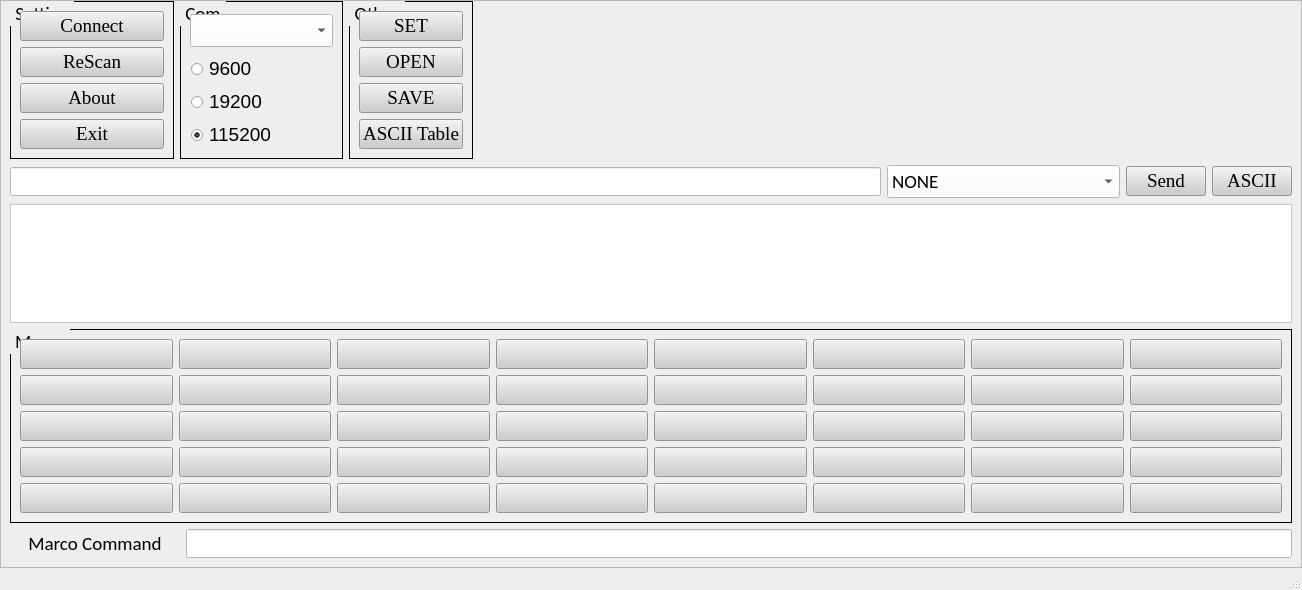
<?xml version="1.0" encoding="UTF-8"?>
<ui version="4.0">
 <class>MainWindow</class>
 <widget class="QMainWindow" name="MainWindow">
  <property name="geometry">
   <rect>
    <x>0</x>
    <y>0</y>
    <width>1302</width>
    <height>590</height>
   </rect>
  </property>
  <property name="minimumSize">
   <size>
    <width>886</width>
    <height>590</height>
   </size>
  </property>
  <property name="windowTitle">
   <string>ComportTesting_Ver. 4.0 by JiRong</string>
  </property>
  <property name="styleSheet">
   <string notr="true">QFrame{
	background-color: #EEEEEE;
}
QPushButton{
	background-color: 	#CCCCCC;
	color: rgb(0, 0, 0);
	font: 75 14pt &quot;Times New Roman&quot;;
}
QPushButton:hover{
	background-color: #0078D4;
	color: rgb(255, 255, 255);
	font: 14pt &quot;Calibri&quot;;
}
QPushButton:checked{
	color: #AAAAAA;
}
QLabel{
	color: rgb(0, 0, 0);
background-color: #EEEEEE;
	font: 75 14pt &quot;Calibri&quot;;
}
QComboBox{
	color: rgb(0, 0, 0);
	background-color: #FFFFFF;
	font: 14pt &quot;Calibri&quot;;
}
QGroupBox{
	color: rgb(0, 0, 0);
	background-color: #EEEEEE;
	font: 75 14pt &quot;Calibri&quot;;
	border: 1px solid black;
	margin-top: 3ex;
}
QGroupBox::title {
    subcontrol-origin: margin;
    subcontrol-position: top left; /* position at the top center */
    padding: 0 3px;
}
QRadioButton{
	color:rgb(0,0,0);
}
QRadioButton::indicator{
	width: 13px;
    height: 13px;
}
QRadioButton::indicator:checked:hover {
	color: #C7CCD7;
}
QTextEdit{
	background-color: #FFFFFF;
	color: rgb(0, 0, 0);
	border-width: 2px;
	border-color: rgb(0, 0, 0);
}
QLineEdit{
	background-color: #FFFFFF;
	color: rgb(0, 0, 0);
	border-width: 2px;
	border-color: rgb(0, 0, 0);
}
QLineEdit:hover{
	border: 1px solid blue; 
	background-color: #FFFFFF;
}
QDoubleSpinBox{
color: rgb(255, 255, 255);
background-color: #C7CCD7;
}
QDoubleSpinBox:hover{
background-color: #C7CCD7;
}</string>
  </property>
  <widget class="QWidget" name="centralwidget">
   <layout class="QVBoxLayout" name="verticalLayout">
    <property name="spacing">
     <number>0</number>
    </property>
    <property name="margin">
     <number>0</number>
    </property>
    <item>
     <widget class="QFrame" name="frame">
      <property name="frameShape">
       <enum>QFrame::StyledPanel</enum>
      </property>
      <property name="frameShadow">
       <enum>QFrame::Raised</enum>
      </property>
      <layout class="QVBoxLayout" name="verticalLayout_5">
       <property name="leftMargin">
        <number>9</number>
       </property>
       <property name="topMargin">
        <number>0</number>
       </property>
       <item>
        <layout class="QHBoxLayout" name="horizontalLayout" stretch="4,4,3,20">
         <item>
          <widget class="QGroupBox" name="groupBox">
           <property name="font">
            <font>
             <family>Calibri</family>
             <pointsize>14</pointsize>
             <weight>9</weight>
             <italic>false</italic>
             <bold>false</bold>
            </font>
           </property>
           <property name="title">
            <string>Setting</string>
           </property>
           <layout class="QVBoxLayout" name="verticalLayout_2">
            <item>
             <widget class="QPushButton" name="connect_btn">
              <property name="minimumSize">
               <size>
                <width>0</width>
                <height>0</height>
               </size>
              </property>
              <property name="font">
               <font>
                <family>Times New Roman</family>
                <pointsize>14</pointsize>
                <weight>9</weight>
                <italic>false</italic>
                <bold>false</bold>
               </font>
              </property>
              <property name="text">
               <string>Connect</string>
              </property>
              <property name="checkable">
               <bool>true</bool>
              </property>
             </widget>
            </item>
            <item>
             <widget class="QPushButton" name="rescan_btn">
              <property name="font">
               <font>
                <family>Times New Roman</family>
                <pointsize>14</pointsize>
                <weight>9</weight>
                <italic>false</italic>
                <bold>false</bold>
               </font>
              </property>
              <property name="text">
               <string>ReScan</string>
              </property>
             </widget>
            </item>
            <item>
             <widget class="QPushButton" name="show_about_btn">
              <property name="font">
               <font>
                <family>Times New Roman</family>
                <pointsize>14</pointsize>
                <weight>9</weight>
                <italic>false</italic>
                <bold>false</bold>
               </font>
              </property>
              <property name="text">
               <string>About</string>
              </property>
             </widget>
            </item>
            <item>
             <widget class="QPushButton" name="exit_btn">
              <property name="font">
               <font>
                <family>Times New Roman</family>
                <pointsize>14</pointsize>
                <weight>9</weight>
                <italic>false</italic>
                <bold>false</bold>
               </font>
              </property>
              <property name="text">
               <string>Exit</string>
              </property>
             </widget>
            </item>
           </layout>
          </widget>
         </item>
         <item>
          <widget class="QGroupBox" name="groupBox_2">
           <property name="font">
            <font>
             <family>Calibri</family>
             <pointsize>14</pointsize>
             <weight>9</weight>
             <italic>false</italic>
             <bold>false</bold>
            </font>
           </property>
           <property name="title">
            <string>Com</string>
           </property>
           <layout class="QVBoxLayout" name="verticalLayout_3">
            <item>
             <widget class="QComboBox" name="comport_combobox">
              <property name="font">
               <font>
                <family>Calibri</family>
                <pointsize>14</pointsize>
                <weight>50</weight>
                <italic>false</italic>
                <bold>false</bold>
               </font>
              </property>
             </widget>
            </item>
            <item>
             <widget class="QRadioButton" name="rate9600_rbtn">
              <property name="font">
               <font>
                <pointsize>14</pointsize>
               </font>
              </property>
              <property name="text">
               <string>9600</string>
              </property>
             </widget>
            </item>
            <item>
             <widget class="QRadioButton" name="rate19200_rbtn">
              <property name="font">
               <font>
                <pointsize>14</pointsize>
               </font>
              </property>
              <property name="text">
               <string>19200</string>
              </property>
             </widget>
            </item>
            <item>
             <widget class="QRadioButton" name="rate115200_rbtn">
              <property name="font">
               <font>
                <pointsize>14</pointsize>
               </font>
              </property>
              <property name="text">
               <string>115200</string>
              </property>
              <property name="checked">
               <bool>true</bool>
              </property>
             </widget>
            </item>
           </layout>
          </widget>
         </item>
         <item>
          <widget class="QGroupBox" name="groupBox_3">
           <property name="font">
            <font>
             <family>Calibri</family>
             <pointsize>14</pointsize>
             <weight>9</weight>
             <italic>false</italic>
             <bold>false</bold>
            </font>
           </property>
           <property name="title">
            <string>Other</string>
           </property>
           <layout class="QVBoxLayout" name="verticalLayout_4">
            <item>
             <widget class="QPushButton" name="set_marco_btn">
              <property name="font">
               <font>
                <family>Times New Roman</family>
                <pointsize>14</pointsize>
                <weight>9</weight>
                <italic>false</italic>
                <bold>false</bold>
               </font>
              </property>
              <property name="text">
               <string>SET</string>
              </property>
             </widget>
            </item>
            <item>
             <widget class="QPushButton" name="open_marco_file_btn">
              <property name="font">
               <font>
                <family>Times New Roman</family>
                <pointsize>14</pointsize>
                <weight>9</weight>
                <italic>false</italic>
                <bold>false</bold>
               </font>
              </property>
              <property name="text">
               <string>OPEN</string>
              </property>
             </widget>
            </item>
            <item>
             <widget class="QPushButton" name="save_marco_file_btn">
              <property name="font">
               <font>
                <family>Times New Roman</family>
                <pointsize>14</pointsize>
                <weight>9</weight>
                <italic>false</italic>
                <bold>false</bold>
               </font>
              </property>
              <property name="text">
               <string>SAVE</string>
              </property>
             </widget>
            </item>
            <item>
             <widget class="QPushButton" name="show_ascii_btn">
              <property name="font">
               <font>
                <family>Times New Roman</family>
                <pointsize>14</pointsize>
                <weight>9</weight>
                <italic>false</italic>
                <bold>false</bold>
               </font>
              </property>
              <property name="text">
               <string>ASCII Table</string>
              </property>
             </widget>
            </item>
           </layout>
          </widget>
         </item>
         <item>
          <spacer name="horizontalSpacer_3">
           <property name="orientation">
            <enum>Qt::Horizontal</enum>
           </property>
           <property name="sizeHint" stdset="0">
            <size>
             <width>40</width>
             <height>20</height>
            </size>
           </property>
          </spacer>
         </item>
        </layout>
       </item>
       <item>
        <layout class="QGridLayout" name="gridLayout_2">
         <item row="1" column="0">
          <widget class="QLineEdit" name="send_string_lineedit">
           <property name="font">
            <font>
             <family>Century Schoolbook</family>
             <pointsize>14</pointsize>
            </font>
           </property>
          </widget>
         </item>
         <item row="1" column="3">
          <widget class="QPushButton" name="display_chg_btn">
           <property name="font">
            <font>
             <family>Times New Roman</family>
             <pointsize>14</pointsize>
             <weight>9</weight>
             <italic>false</italic>
             <bold>false</bold>
            </font>
           </property>
           <property name="whatsThis">
            <string/>
           </property>
           <property name="text">
            <string>ASCII</string>
           </property>
          </widget>
         </item>
         <item row="1" column="1">
          <widget class="QComboBox" name="pec_choosed_combobox">
           <property name="font">
            <font>
             <family>Calibri</family>
             <pointsize>14</pointsize>
             <weight>50</weight>
             <italic>false</italic>
             <bold>false</bold>
            </font>
           </property>
           <item>
            <property name="text">
             <string>NONE</string>
            </property>
           </item>
           <item>
            <property name="text">
             <string>1Byte PEC 2's complement</string>
            </property>
           </item>
           <item>
            <property name="text">
             <string>2Byte PEC 2's complement</string>
            </property>
           </item>
          </widget>
         </item>
         <item row="1" column="2">
          <widget class="QPushButton" name="send_btn">
           <property name="font">
            <font>
             <family>Times New Roman</family>
             <pointsize>14</pointsize>
             <weight>9</weight>
             <italic>false</italic>
             <bold>false</bold>
            </font>
           </property>
           <property name="whatsThis">
            <string/>
           </property>
           <property name="text">
            <string>Send</string>
           </property>
          </widget>
         </item>
        </layout>
       </item>
       <item>
        <widget class="QTextEdit" name="reply_lineedit">
         <property name="font">
          <font>
           <pointsize>16</pointsize>
          </font>
         </property>
         <property name="readOnly">
          <bool>true</bool>
         </property>
         <property name="html">
          <string>&lt;!DOCTYPE HTML PUBLIC &quot;-//W3C//DTD HTML 4.0//EN&quot; &quot;http://www.w3.org/TR/REC-html40/strict.dtd&quot;&gt;
&lt;html&gt;&lt;head&gt;&lt;meta name=&quot;qrichtext&quot; content=&quot;1&quot; /&gt;&lt;style type=&quot;text/css&quot;&gt;
p, li { white-space: pre-wrap; }
&lt;/style&gt;&lt;/head&gt;&lt;body style=&quot; font-family:'PMingLiU'; font-size:16pt; font-weight:400; font-style:normal;&quot;&gt;
&lt;p style=&quot;-qt-paragraph-type:empty; margin-top:0px; margin-bottom:0px; margin-left:0px; margin-right:0px; -qt-block-indent:0; text-indent:0px;&quot;&gt;&lt;br /&gt;&lt;/p&gt;&lt;/body&gt;&lt;/html&gt;</string>
         </property>
        </widget>
       </item>
       <item>
        <widget class="QGroupBox" name="groupBox_4">
         <property name="font">
          <font>
           <family>Calibri</family>
           <pointsize>14</pointsize>
           <weight>9</weight>
           <italic>false</italic>
           <bold>false</bold>
          </font>
         </property>
         <property name="title">
          <string>Marco</string>
         </property>
         <layout class="QGridLayout" name="gridLayout" rowstretch="0,0,0,0,0" columnstretch="0,0,0,0,0,0,0,0">
          <item row="0" column="0">
           <widget class="QPushButton" name="marco_btn_1">
            <property name="minimumSize">
             <size>
              <width>70</width>
              <height>0</height>
             </size>
            </property>
            <property name="font">
             <font>
              <family>Times New Roman</family>
              <pointsize>14</pointsize>
              <weight>9</weight>
              <italic>false</italic>
              <bold>false</bold>
             </font>
            </property>
            <property name="text">
             <string/>
            </property>
           </widget>
          </item>
          <item row="2" column="0">
           <widget class="QPushButton" name="marco_btn_17">
            <property name="minimumSize">
             <size>
              <width>70</width>
              <height>0</height>
             </size>
            </property>
            <property name="font">
             <font>
              <family>Times New Roman</family>
              <pointsize>14</pointsize>
              <weight>9</weight>
              <italic>false</italic>
              <bold>false</bold>
             </font>
            </property>
            <property name="text">
             <string/>
            </property>
           </widget>
          </item>
          <item row="2" column="4">
           <widget class="QPushButton" name="marco_btn_21">
            <property name="minimumSize">
             <size>
              <width>70</width>
              <height>0</height>
             </size>
            </property>
            <property name="font">
             <font>
              <family>Times New Roman</family>
              <pointsize>14</pointsize>
              <weight>9</weight>
              <italic>false</italic>
              <bold>false</bold>
             </font>
            </property>
            <property name="text">
             <string/>
            </property>
           </widget>
          </item>
          <item row="0" column="2">
           <widget class="QPushButton" name="marco_btn_3">
            <property name="minimumSize">
             <size>
              <width>70</width>
              <height>0</height>
             </size>
            </property>
            <property name="font">
             <font>
              <family>Times New Roman</family>
              <pointsize>14</pointsize>
              <weight>9</weight>
              <italic>false</italic>
              <bold>false</bold>
             </font>
            </property>
            <property name="text">
             <string/>
            </property>
           </widget>
          </item>
          <item row="0" column="1">
           <widget class="QPushButton" name="marco_btn_2">
            <property name="minimumSize">
             <size>
              <width>70</width>
              <height>0</height>
             </size>
            </property>
            <property name="font">
             <font>
              <family>Times New Roman</family>
              <pointsize>14</pointsize>
              <weight>9</weight>
              <italic>false</italic>
              <bold>false</bold>
             </font>
            </property>
            <property name="text">
             <string/>
            </property>
           </widget>
          </item>
          <item row="1" column="4">
           <widget class="QPushButton" name="marco_btn_13">
            <property name="minimumSize">
             <size>
              <width>70</width>
              <height>0</height>
             </size>
            </property>
            <property name="font">
             <font>
              <family>Times New Roman</family>
              <pointsize>14</pointsize>
              <weight>9</weight>
              <italic>false</italic>
              <bold>false</bold>
             </font>
            </property>
            <property name="text">
             <string/>
            </property>
           </widget>
          </item>
          <item row="4" column="7">
           <widget class="QPushButton" name="marco_btn_40">
            <property name="minimumSize">
             <size>
              <width>70</width>
              <height>0</height>
             </size>
            </property>
            <property name="font">
             <font>
              <family>Times New Roman</family>
              <pointsize>14</pointsize>
              <weight>9</weight>
              <italic>false</italic>
              <bold>false</bold>
             </font>
            </property>
            <property name="text">
             <string/>
            </property>
           </widget>
          </item>
          <item row="3" column="0">
           <widget class="QPushButton" name="marco_btn_25">
            <property name="minimumSize">
             <size>
              <width>70</width>
              <height>0</height>
             </size>
            </property>
            <property name="font">
             <font>
              <family>Times New Roman</family>
              <pointsize>14</pointsize>
              <weight>9</weight>
              <italic>false</italic>
              <bold>false</bold>
             </font>
            </property>
            <property name="text">
             <string/>
            </property>
           </widget>
          </item>
          <item row="1" column="0">
           <widget class="QPushButton" name="marco_btn_9">
            <property name="minimumSize">
             <size>
              <width>70</width>
              <height>0</height>
             </size>
            </property>
            <property name="font">
             <font>
              <family>Times New Roman</family>
              <pointsize>14</pointsize>
              <weight>9</weight>
              <italic>false</italic>
              <bold>false</bold>
             </font>
            </property>
            <property name="text">
             <string/>
            </property>
           </widget>
          </item>
          <item row="3" column="3">
           <widget class="QPushButton" name="marco_btn_28">
            <property name="minimumSize">
             <size>
              <width>70</width>
              <height>0</height>
             </size>
            </property>
            <property name="font">
             <font>
              <family>Times New Roman</family>
              <pointsize>14</pointsize>
              <weight>9</weight>
              <italic>false</italic>
              <bold>false</bold>
             </font>
            </property>
            <property name="text">
             <string/>
            </property>
           </widget>
          </item>
          <item row="1" column="5">
           <widget class="QPushButton" name="marco_btn_14">
            <property name="minimumSize">
             <size>
              <width>70</width>
              <height>0</height>
             </size>
            </property>
            <property name="font">
             <font>
              <family>Times New Roman</family>
              <pointsize>14</pointsize>
              <weight>9</weight>
              <italic>false</italic>
              <bold>false</bold>
             </font>
            </property>
            <property name="text">
             <string/>
            </property>
           </widget>
          </item>
          <item row="2" column="1">
           <widget class="QPushButton" name="marco_btn_18">
            <property name="minimumSize">
             <size>
              <width>70</width>
              <height>0</height>
             </size>
            </property>
            <property name="font">
             <font>
              <family>Times New Roman</family>
              <pointsize>14</pointsize>
              <weight>9</weight>
              <italic>false</italic>
              <bold>false</bold>
             </font>
            </property>
            <property name="text">
             <string/>
            </property>
           </widget>
          </item>
          <item row="0" column="3">
           <widget class="QPushButton" name="marco_btn_4">
            <property name="minimumSize">
             <size>
              <width>70</width>
              <height>0</height>
             </size>
            </property>
            <property name="font">
             <font>
              <family>Times New Roman</family>
              <pointsize>14</pointsize>
              <weight>9</weight>
              <italic>false</italic>
              <bold>false</bold>
             </font>
            </property>
            <property name="text">
             <string/>
            </property>
           </widget>
          </item>
          <item row="3" column="4">
           <widget class="QPushButton" name="marco_btn_29">
            <property name="minimumSize">
             <size>
              <width>70</width>
              <height>0</height>
             </size>
            </property>
            <property name="font">
             <font>
              <family>Times New Roman</family>
              <pointsize>14</pointsize>
              <weight>9</weight>
              <italic>false</italic>
              <bold>false</bold>
             </font>
            </property>
            <property name="text">
             <string/>
            </property>
           </widget>
          </item>
          <item row="2" column="5">
           <widget class="QPushButton" name="marco_btn_22">
            <property name="minimumSize">
             <size>
              <width>70</width>
              <height>0</height>
             </size>
            </property>
            <property name="font">
             <font>
              <family>Times New Roman</family>
              <pointsize>14</pointsize>
              <weight>9</weight>
              <italic>false</italic>
              <bold>false</bold>
             </font>
            </property>
            <property name="text">
             <string/>
            </property>
           </widget>
          </item>
          <item row="3" column="7">
           <widget class="QPushButton" name="marco_btn_32">
            <property name="minimumSize">
             <size>
              <width>70</width>
              <height>0</height>
             </size>
            </property>
            <property name="font">
             <font>
              <family>Times New Roman</family>
              <pointsize>14</pointsize>
              <weight>9</weight>
              <italic>false</italic>
              <bold>false</bold>
             </font>
            </property>
            <property name="text">
             <string/>
            </property>
           </widget>
          </item>
          <item row="0" column="4">
           <widget class="QPushButton" name="marco_btn_5">
            <property name="minimumSize">
             <size>
              <width>70</width>
              <height>0</height>
             </size>
            </property>
            <property name="font">
             <font>
              <family>Times New Roman</family>
              <pointsize>14</pointsize>
              <weight>9</weight>
              <italic>false</italic>
              <bold>false</bold>
             </font>
            </property>
            <property name="text">
             <string/>
            </property>
           </widget>
          </item>
          <item row="4" column="5">
           <widget class="QPushButton" name="marco_btn_38">
            <property name="minimumSize">
             <size>
              <width>70</width>
              <height>0</height>
             </size>
            </property>
            <property name="font">
             <font>
              <family>Times New Roman</family>
              <pointsize>14</pointsize>
              <weight>9</weight>
              <italic>false</italic>
              <bold>false</bold>
             </font>
            </property>
            <property name="text">
             <string/>
            </property>
           </widget>
          </item>
          <item row="4" column="2">
           <widget class="QPushButton" name="marco_btn_35">
            <property name="minimumSize">
             <size>
              <width>70</width>
              <height>0</height>
             </size>
            </property>
            <property name="font">
             <font>
              <family>Times New Roman</family>
              <pointsize>14</pointsize>
              <weight>9</weight>
              <italic>false</italic>
              <bold>false</bold>
             </font>
            </property>
            <property name="text">
             <string/>
            </property>
           </widget>
          </item>
          <item row="2" column="2">
           <widget class="QPushButton" name="marco_btn_19">
            <property name="minimumSize">
             <size>
              <width>70</width>
              <height>0</height>
             </size>
            </property>
            <property name="font">
             <font>
              <family>Times New Roman</family>
              <pointsize>14</pointsize>
              <weight>9</weight>
              <italic>false</italic>
              <bold>false</bold>
             </font>
            </property>
            <property name="text">
             <string/>
            </property>
           </widget>
          </item>
          <item row="1" column="1">
           <widget class="QPushButton" name="marco_btn_10">
            <property name="minimumSize">
             <size>
              <width>70</width>
              <height>0</height>
             </size>
            </property>
            <property name="font">
             <font>
              <family>Times New Roman</family>
              <pointsize>14</pointsize>
              <weight>9</weight>
              <italic>false</italic>
              <bold>false</bold>
             </font>
            </property>
            <property name="text">
             <string/>
            </property>
           </widget>
          </item>
          <item row="3" column="1">
           <widget class="QPushButton" name="marco_btn_26">
            <property name="minimumSize">
             <size>
              <width>70</width>
              <height>0</height>
             </size>
            </property>
            <property name="font">
             <font>
              <family>Times New Roman</family>
              <pointsize>14</pointsize>
              <weight>9</weight>
              <italic>false</italic>
              <bold>false</bold>
             </font>
            </property>
            <property name="text">
             <string/>
            </property>
           </widget>
          </item>
          <item row="1" column="6">
           <widget class="QPushButton" name="marco_btn_15">
            <property name="minimumSize">
             <size>
              <width>70</width>
              <height>0</height>
             </size>
            </property>
            <property name="font">
             <font>
              <family>Times New Roman</family>
              <pointsize>14</pointsize>
              <weight>9</weight>
              <italic>false</italic>
              <bold>false</bold>
             </font>
            </property>
            <property name="text">
             <string/>
            </property>
           </widget>
          </item>
          <item row="4" column="0">
           <widget class="QPushButton" name="marco_btn_33">
            <property name="minimumSize">
             <size>
              <width>70</width>
              <height>0</height>
             </size>
            </property>
            <property name="font">
             <font>
              <family>Times New Roman</family>
              <pointsize>14</pointsize>
              <weight>9</weight>
              <italic>false</italic>
              <bold>false</bold>
             </font>
            </property>
            <property name="text">
             <string/>
            </property>
           </widget>
          </item>
          <item row="0" column="5">
           <widget class="QPushButton" name="marco_btn_6">
            <property name="minimumSize">
             <size>
              <width>70</width>
              <height>0</height>
             </size>
            </property>
            <property name="font">
             <font>
              <family>Times New Roman</family>
              <pointsize>14</pointsize>
              <weight>9</weight>
              <italic>false</italic>
              <bold>false</bold>
             </font>
            </property>
            <property name="text">
             <string/>
            </property>
           </widget>
          </item>
          <item row="2" column="6">
           <widget class="QPushButton" name="marco_btn_23">
            <property name="minimumSize">
             <size>
              <width>70</width>
              <height>0</height>
             </size>
            </property>
            <property name="font">
             <font>
              <family>Times New Roman</family>
              <pointsize>14</pointsize>
              <weight>9</weight>
              <italic>false</italic>
              <bold>false</bold>
             </font>
            </property>
            <property name="text">
             <string/>
            </property>
           </widget>
          </item>
          <item row="3" column="5">
           <widget class="QPushButton" name="marco_btn_30">
            <property name="minimumSize">
             <size>
              <width>70</width>
              <height>0</height>
             </size>
            </property>
            <property name="font">
             <font>
              <family>Times New Roman</family>
              <pointsize>14</pointsize>
              <weight>9</weight>
              <italic>false</italic>
              <bold>false</bold>
             </font>
            </property>
            <property name="text">
             <string/>
            </property>
           </widget>
          </item>
          <item row="4" column="3">
           <widget class="QPushButton" name="marco_btn_36">
            <property name="minimumSize">
             <size>
              <width>70</width>
              <height>0</height>
             </size>
            </property>
            <property name="font">
             <font>
              <family>Times New Roman</family>
              <pointsize>14</pointsize>
              <weight>9</weight>
              <italic>false</italic>
              <bold>false</bold>
             </font>
            </property>
            <property name="text">
             <string/>
            </property>
           </widget>
          </item>
          <item row="1" column="2">
           <widget class="QPushButton" name="marco_btn_11">
            <property name="minimumSize">
             <size>
              <width>70</width>
              <height>0</height>
             </size>
            </property>
            <property name="font">
             <font>
              <family>Times New Roman</family>
              <pointsize>14</pointsize>
              <weight>9</weight>
              <italic>false</italic>
              <bold>false</bold>
             </font>
            </property>
            <property name="text">
             <string/>
            </property>
           </widget>
          </item>
          <item row="0" column="6">
           <widget class="QPushButton" name="marco_btn_7">
            <property name="minimumSize">
             <size>
              <width>70</width>
              <height>0</height>
             </size>
            </property>
            <property name="font">
             <font>
              <family>Times New Roman</family>
              <pointsize>14</pointsize>
              <weight>9</weight>
              <italic>false</italic>
              <bold>false</bold>
             </font>
            </property>
            <property name="text">
             <string/>
            </property>
           </widget>
          </item>
          <item row="4" column="6">
           <widget class="QPushButton" name="marco_btn_39">
            <property name="minimumSize">
             <size>
              <width>70</width>
              <height>0</height>
             </size>
            </property>
            <property name="font">
             <font>
              <family>Times New Roman</family>
              <pointsize>14</pointsize>
              <weight>9</weight>
              <italic>false</italic>
              <bold>false</bold>
             </font>
            </property>
            <property name="text">
             <string/>
            </property>
           </widget>
          </item>
          <item row="3" column="2">
           <widget class="QPushButton" name="marco_btn_27">
            <property name="minimumSize">
             <size>
              <width>70</width>
              <height>0</height>
             </size>
            </property>
            <property name="font">
             <font>
              <family>Times New Roman</family>
              <pointsize>14</pointsize>
              <weight>9</weight>
              <italic>false</italic>
              <bold>false</bold>
             </font>
            </property>
            <property name="text">
             <string/>
            </property>
           </widget>
          </item>
          <item row="2" column="7">
           <widget class="QPushButton" name="marco_btn_24">
            <property name="minimumSize">
             <size>
              <width>70</width>
              <height>0</height>
             </size>
            </property>
            <property name="font">
             <font>
              <family>Times New Roman</family>
              <pointsize>14</pointsize>
              <weight>9</weight>
              <italic>false</italic>
              <bold>false</bold>
             </font>
            </property>
            <property name="text">
             <string/>
            </property>
           </widget>
          </item>
          <item row="2" column="3">
           <widget class="QPushButton" name="marco_btn_20">
            <property name="minimumSize">
             <size>
              <width>70</width>
              <height>0</height>
             </size>
            </property>
            <property name="font">
             <font>
              <family>Times New Roman</family>
              <pointsize>14</pointsize>
              <weight>9</weight>
              <italic>false</italic>
              <bold>false</bold>
             </font>
            </property>
            <property name="text">
             <string/>
            </property>
           </widget>
          </item>
          <item row="1" column="7">
           <widget class="QPushButton" name="marco_btn_16">
            <property name="minimumSize">
             <size>
              <width>70</width>
              <height>0</height>
             </size>
            </property>
            <property name="font">
             <font>
              <family>Times New Roman</family>
              <pointsize>14</pointsize>
              <weight>9</weight>
              <italic>false</italic>
              <bold>false</bold>
             </font>
            </property>
            <property name="text">
             <string/>
            </property>
           </widget>
          </item>
          <item row="0" column="7">
           <widget class="QPushButton" name="marco_btn_8">
            <property name="minimumSize">
             <size>
              <width>70</width>
              <height>0</height>
             </size>
            </property>
            <property name="font">
             <font>
              <family>Times New Roman</family>
              <pointsize>14</pointsize>
              <weight>9</weight>
              <italic>false</italic>
              <bold>false</bold>
             </font>
            </property>
            <property name="text">
             <string/>
            </property>
           </widget>
          </item>
          <item row="4" column="1">
           <widget class="QPushButton" name="marco_btn_34">
            <property name="minimumSize">
             <size>
              <width>70</width>
              <height>0</height>
             </size>
            </property>
            <property name="font">
             <font>
              <family>Times New Roman</family>
              <pointsize>14</pointsize>
              <weight>9</weight>
              <italic>false</italic>
              <bold>false</bold>
             </font>
            </property>
            <property name="text">
             <string/>
            </property>
           </widget>
          </item>
          <item row="1" column="3">
           <widget class="QPushButton" name="marco_btn_12">
            <property name="minimumSize">
             <size>
              <width>70</width>
              <height>0</height>
             </size>
            </property>
            <property name="font">
             <font>
              <family>Times New Roman</family>
              <pointsize>14</pointsize>
              <weight>9</weight>
              <italic>false</italic>
              <bold>false</bold>
             </font>
            </property>
            <property name="text">
             <string/>
            </property>
           </widget>
          </item>
          <item row="4" column="4">
           <widget class="QPushButton" name="marco_btn_37">
            <property name="minimumSize">
             <size>
              <width>70</width>
              <height>0</height>
             </size>
            </property>
            <property name="font">
             <font>
              <family>Times New Roman</family>
              <pointsize>14</pointsize>
              <weight>9</weight>
              <italic>false</italic>
              <bold>false</bold>
             </font>
            </property>
            <property name="text">
             <string/>
            </property>
           </widget>
          </item>
          <item row="3" column="6">
           <widget class="QPushButton" name="marco_btn_31">
            <property name="minimumSize">
             <size>
              <width>70</width>
              <height>0</height>
             </size>
            </property>
            <property name="font">
             <font>
              <family>Times New Roman</family>
              <pointsize>14</pointsize>
              <weight>9</weight>
              <italic>false</italic>
              <bold>false</bold>
             </font>
            </property>
            <property name="text">
             <string/>
            </property>
           </widget>
          </item>
         </layout>
        </widget>
       </item>
       <item>
        <layout class="QHBoxLayout" name="horizontalLayout_2" stretch="2,13">
         <property name="leftMargin">
          <number>0</number>
         </property>
         <property name="rightMargin">
          <number>0</number>
         </property>
         <item>
          <widget class="QLabel" name="label">
           <property name="font">
            <font>
             <family>Calibri</family>
             <pointsize>14</pointsize>
             <weight>9</weight>
             <italic>false</italic>
             <bold>false</bold>
            </font>
           </property>
           <property name="text">
            <string>Marco Command</string>
           </property>
           <property name="alignment">
            <set>Qt::AlignCenter</set>
           </property>
          </widget>
         </item>
         <item>
          <widget class="QLineEdit" name="marco_string_lineedit">
           <property name="font">
            <font>
             <family>Century Schoolbook</family>
             <pointsize>14</pointsize>
            </font>
           </property>
           <property name="readOnly">
            <bool>true</bool>
           </property>
          </widget>
         </item>
        </layout>
       </item>
      </layout>
     </widget>
    </item>
   </layout>
  </widget>
  <widget class="QMenuBar" name="menubar">
   <property name="geometry">
    <rect>
     <x>0</x>
     <y>0</y>
     <width>1302</width>
     <height>21</height>
    </rect>
   </property>
  </widget>
  <widget class="QStatusBar" name="statusbar"/>
 </widget>
 <resources/>
 <connections/>
</ui>
